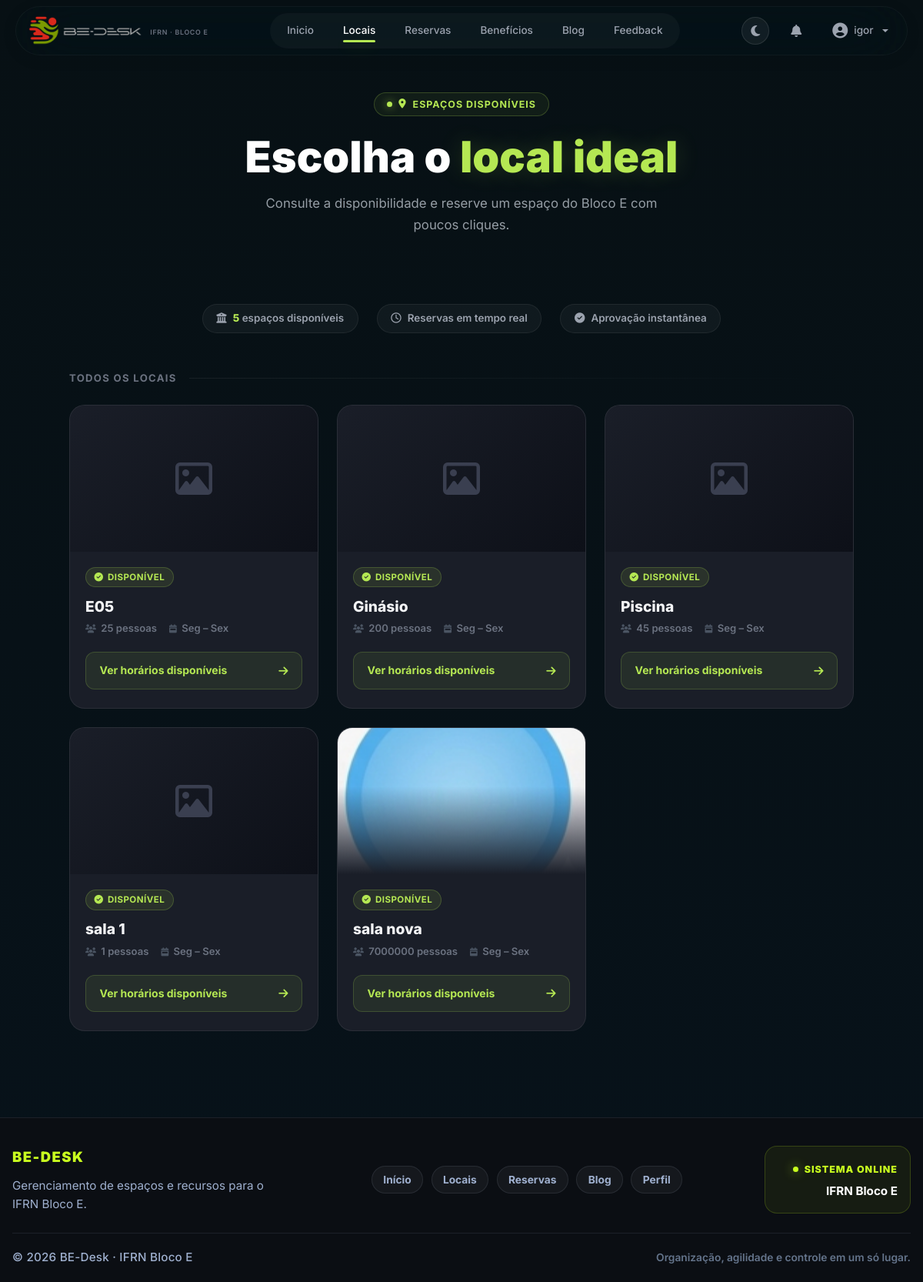
Page /locais/ (signed in) on the committed database.
### bedesk/models.py (models this page shows, shortened)
class Sala(models.Model):
    nome = models.CharField(max_length=100)
    capacidade = models.IntegerField(default=1)
    foto = models.ImageField(
        upload_to='salas/',
        blank=True,
        null=True,
        verbose_name="Foto do local",
        help_text="Imagem exibida no card do local na listagem.",
    )

### reservas/views/salas.py (the view)
# urls.py: path("locais/", lista_locais, name="lista_locais"),
@login_required
def lista_locais(request):
    locais = Sala.objects.all().order_by("nome")
    return render(request, "reservas/lista_locais.html", {"locais": locais})

### notificacoes/context_processors.py (called while the page is built)
def notificacoes_pendentes(request):
    total_pendentes = 0
    notificacoes_nao_lidas = 0
    if request.user.is_authenticated:
        notificacoes_nao_lidas = Notificacao.objects.filter(
            destinatario=request.user,
            lida=False,
        ).count()
        if request.user.is_staff:
            total_pendentes = Agendamento.objects.filter(status="PENDENTE").count()
    return {
        "pendentes_count": total_pendentes,
        "notificacoes_nao_lidas": notificacoes_nao_lidas,
    }

### templates/reservas/lista_locais.html (shortened to what this page needs)
{% extends 'core/base.html' %}
{% block content %}
<div class="locais-page">
    <div class="container-fluid px-3 px-md-5">
        <div class="locais-hero">
            <div class="locais-hero-badge">
                <i class="fa-solid fa-location-dot"></i> Espaços disponíveis
            </div>
            <h1>Escolha o <span>local ideal</span></h1>
            <p>Consulte a disponibilidade e reserve um espaço do Bloco E com poucos cliques.</p>
        </div>
        <div class="locais-stats">
            <div class="stat-pill">
                <i class="fa-solid fa-building-columns"></i>
                <span><span class="stat-num">{{ locais|length }}</span> espaços disponíveis</span>
            </div>
            <div class="stat-pill">
                <i class="fa-regular fa-clock"></i>
                <span>Reservas em tempo real</span>
            </div>
            <div class="stat-pill">
                <i class="fa-solid fa-check-circle"></i>
                <span>Aprovação instantânea</span>
            </div>
        </div>
        <div class="locais-section-header">
            <span>Todos os locais</span>
            <div class="locais-section-divider"></div>
        </div>
        {% if locais %}
        <div class="locais-grid">
            {% for local in locais %}
            <div class="local-card">
                {% if local.foto %}
                <div style="position:relative;">
                    <img src="{{ local.foto.url }}" class="local-card-img" alt="Foto de {{ local.nome }}">
                    <div class="local-card-img-overlay"></div>
                </div>
                {% else %}
                <div class="local-card-img-placeholder">
                    <i class="fa-regular fa-image"></i>
                </div>
                {% endif %}
                <div class="local-card-body">
                    <div class="local-card-tag">
                        <i class="fa-solid fa-circle-check"></i> Disponível
                    </div>
                    <h3>{{ local.nome }}</h3>
                    <div class="local-card-meta">
                        {% if local.capacidade %}
                        <span class="local-meta-item">
                            <i class="fa-solid fa-users"></i>
                            {{ local.capacidade }} pessoas
                        </span>
                        {% endif %}
                        <span class="local-meta-item">
                            <i class="fa-solid fa-calendar-week"></i>
                            Seg – Sex
                        </span>
                    </div>
                    <a href="{% url 'detalhe_sala' local.nome %}" class="local-card-btn">
                        Ver horários disponíveis
                        <i class="fa-solid fa-arrow-right"></i>
                    </a>
                </div>
            </div>
            {% endfor %}
        </div>
        {% else %}
        <div class="locais-empty">
            <i class="fa-regular fa-building"></i>
            <h3>Nenhum local cadastrado</h3>
            <p>Ainda não há espaços disponíveis no sistema.</p>
        </div>
        {% endif %}
    </div>
</div>
{% endblock %}

### templates/core/base.html (shortened to what this page needs)
{% load static %}
<!DOCTYPE html>
<html lang="pt-br">
<head>
  {% block head %}
  <link href="https://cdn.jsdelivr.net/npm/bootstrap@5.3.3/dist/css/bootstrap.min.css" rel="stylesheet"
>
  <link rel="stylesheet" href="https://cdnjs.cloudflare.com/ajax/libs/font-awesome/6.4.0/css/all.min.css">
  <link rel="stylesheet" href="{% static 'css/bedesk-theme.css' %}">
  <link rel="stylesheet" href="{% static 'css/brand.css' %}">
  {% endblock %}
</head>
<body class="d-flex flex-column min-vh-100 bd-app {% block body_class %}{% endblock %}">
  {% block nav %}
  <div class="floating-navbar-wrapper">
    <nav class="custom-pill-navbar">
      <a href="{% url 'inicio' %}" class="pill-brand">
        <img src="{% static 'img/logo1.png' %}" alt="BE-Desk Logo">
        <div class="pill-brand-text">
          <span class="pill-brand-sub">IFRN &middot; BLOCO E</span>
        </div>
      </a>
      <div class="pill-nav-links">
        <div class="nav-indicator"></div>
        <a href="{% url 'inicio' %}" class="pill-nav-item">Inicio</a>
        <a href="{% url 'lista_locais' %}" class="pill-nav-item">Locais</a>
        <a href="{% url 'lista_reserva' %}" class="pill-nav-item">Reservas</a>
        <a href="#" class="pill-nav-item">Benefícios</a>
        <a href="{% url 'blog_index' %}" class="pill-nav-item">Blog</a>
        <a href="#" class="pill-nav-item">Feedback</a>
      </div>
      <div class="pill-nav-actions">
        <button id="themeToggle" class="theme-toggle-btn" title="Alternar modo claro/escuro">
          <i class="fa-solid fa-moon icon-moon"></i>
        </button>
        {% if user.is_authenticated %}
        <div class="bd-notif-bell-wrapper" style="position:relative">
          <button class="bd-notif-bell" id="notifBellBtn" title="Notificações" aria-label="Notificações">
            <i class="fa-solid fa-bell"></i>
          </button>
        </div>
        <div class="dropdown pill-profile-dropdown">
          <button class="dropdown-toggle d-flex align-items-center gap-2" type="button" id="profileDropdown"
            data-bs-toggle="dropdown" aria-expanded="false">
            <i class="fa-solid fa-user-circle fs-5"></i>
            <span class="d-none d-sm-inline">
              {% if user.first_name %}{{ user.first_name }}{% else %}{{ user.username }}{% endif %}
            </span>
          </button>
        </div>
        {% else %}
        <a href="{% url 'login' %}" class="pill-cta-btn d-none d-sm-flex">Entrar <i class="fa-solid fa-arrow-right"></i></a>
        {% endif %}
      </div>
    </nav>
  </div>
  {% endblock %}
  <main class="{% block main_container_class %}container mt-5 flex-grow-1 bd-main bd-page-enter{% endblock %}">
    {% block content %}
    {% endblock %}
  </main>
  {% block footer %}
  <footer class="footer bd-simple-footer">
    <div class="bd-footer-shell">
      <div class="bd-footer-top">
        <div class="bd-footer-identity">
          <a href="{% url 'inicio' %}" class="bd-footer-logo">BE-DESK</a>
          <p>Gerenciamento de espaços e recursos para o IFRN Bloco E.</p>
        </div>
        <nav class="bd-footer-nav" aria-label="Links do rodapé">
          <a href="{% url 'inicio' %}">Início</a>
          <a href="{% url 'lista_locais' %}">Locais</a>
          <a href="{% url 'lista_reserva' %}">Reservas</a>
          <a href="{% url 'blog_index' %}">Blog</a>
          {% if user.is_authenticated %}<a href="{% url 'user_profile' %}">Perfil</a>{% endif %}
        </nav>
        <div class="bd-footer-status">
          <span>Sistema online</span>
          <strong>IFRN Bloco E</strong>
        </div>
      </div>
      <div class="bd-footer-bottom-line">
        <small>&copy; {% now "Y" %} BE-Desk &middot; IFRN Bloco E</small>
        <span>Organização, agilidade e controle em um só lugar.</span>
      </div>
    </div>
  </footer>
  {% endblock %}
</body>
</html>

### static/css/bedesk-theme.css (style rules this page uses)
:root { --bg-base: #0f1117; --bg-surface: #181b23; --bg-card: #1e222d; --bg-card-hover: #252a37; --bg-elevated: #2a2f3d; --accent: #b5e853; --accent-dim: #8bbf35; --accent-glow: rgba(181, 232, 83, 0.15); --accent-border: rgba(181, 232, 83, 0.25); --text-primary: #f0f2f5; --text-secondary: #9ca3af; --text-muted: #6b7280; --text-on-accent: #111; --success: #34d399; --warning: #fbbf24; --danger: #f87171; --info: #60a5fa; --border-subtle: rgba(255,255,255,0.06); --border-card: rgba(255,255,255,0.08); --radius-sm: 8px; --radius-md: 12px; --radius-lg: 16px; --radius-xl: 20px; --radius-pill: 50px; --shadow-card: 0 4px 24px rgba(0,0,0,0.3); --shadow-glow: 0 0 30px rgba(181,232,83,0.08); --shadow-heavy: 0 8px 40px rgba(0,0,0,0.5); --ease-out: cubic-bezier(0.16, 1, 0.3, 1); --transition-fast: 0.2s var(--ease-out); --transition-med: 0.35s var(--ease-out); }
*, *::before, *::after { margin: 0; padding: 0; box-sizing: border-box; }
html { scroll-behavior: smooth; }
body { font-family: 'Inter', -apple-system, BlinkMacSystemFont, 'Segoe UI', sans-serif; background: var(--bg-base); color: var(--text-primary); line-height: 1.6; -webkit-font-smoothing: antialiased; -moz-osx-font-smoothing: grayscale; min-height: 100vh; display: flex; flex-direction: column; }
a { color: var(--accent); text-decoration: none; transition: color var(--transition-fast); }
.bd-main { flex: 1; padding: 2rem; width: 100%; max-width: 1320px; margin: 0 auto; }
.bd-page-enter { animation: pageEnter 0.4s var(--ease-out); }
.bd-app .container, .bd-app .container-fluid { color: var(--text-primary); }
.bd-app h1, .bd-app h2, .bd-app h3, .bd-app h4, .bd-app h5, .bd-app h6 { color: var(--text-primary); letter-spacing: 0; }
.bd-simple-footer { position: relative; overflow: hidden; padding: 0; background: #0b0e13 !important; border-top: 1px solid rgba(148, 163, 184, 0.12); }
.bd-simple-footer::before { content: none; }
.bd-simple-footer::after { content: none; }
.bd-footer-shell { position: relative; z-index: 1; width: min(calc(100% - 2rem), 1320px); margin: 0 auto; padding: 2.25rem 0 1.25rem; }
.bd-footer-top { display: flex; align-items: center; justify-content: space-between; gap: 2rem; }
.bd-footer-identity { max-width: 360px; }
.bd-footer-logo { display: inline-flex; margin-bottom: 0.65rem; color: #c8ff1f; font-size: 1.15rem; font-weight: 950; letter-spacing: 0.08em; text-decoration: none; transition: color 0.2s ease, filter 0.2s ease, transform 0.2s ease; }
.bd-footer-identity p { margin: 0; color: #9fb0cf; font-size: 0.95rem; line-height: 1.55; }
.bd-footer-nav { display: flex; align-items: center; justify-content: center; gap: 0.65rem; flex-wrap: wrap; }
.bd-footer-nav a { display: inline-flex; align-items: center; min-height: 36px; padding: 0 0.9rem; border: 1px solid rgba(148, 163, 184, 0.14); border-radius: 999px; background: rgba(255, 255, 255, 0.045); color: #9fb0cf; font-size: 0.86rem; font-weight: 700; text-decoration: none; transition: color 0.2s ease, border-color 0.2s ease, background 0.2s ease, transform 0.2s ease; }
.bd-footer-status { min-width: 190px; padding: 0.95rem 1rem; border: 1px solid rgba(200, 255, 31, 0.18); border-radius: 16px; background: rgba(200, 255, 31, 0.06); text-align: right; }
.bd-footer-status span { display: inline-flex; align-items: center; justify-content: flex-end; gap: 0.45rem; color: #c8ff1f; font-size: 0.78rem; font-weight: 850; text-transform: uppercase; letter-spacing: 0.08em; }
.bd-footer-status span::before { content: ""; width: 0.45rem; height: 0.45rem; border-radius: 999px; background: #c8ff1f; box-shadow: 0 0 14px rgba(200, 255, 31, 0.65); }
.bd-footer-status strong { display: block; margin-top: 0.35rem; color: #fff; font-size: 0.95rem; }
.bd-footer-bottom-line { display: flex; align-items: center; justify-content: space-between; gap: 1rem; margin-top: 1.6rem; padding-top: 1.15rem; border-top: 1px solid rgba(148, 163, 184, 0.12); }
.bd-simple-footer small { color: #9fb0cf; font-size: 0.95rem; font-weight: 500; letter-spacing: 0.015em; }
.bd-footer-bottom-line span { color: #64748b; font-size: 0.86rem; font-weight: 600; }

### rows in the picture
Sala: nome "E05", capacidade "25"
Sala: nome "Ginásio", capacidade "200"
Sala: nome "Piscina", capacidade "45"
Sala: nome "sala 1", capacidade "1"
Sala: foto (picture), nome "sala nova", capacidade "7000000"

### other values in the picture
{{ user.username }} "igor"
{{ locais|length }} "5"
